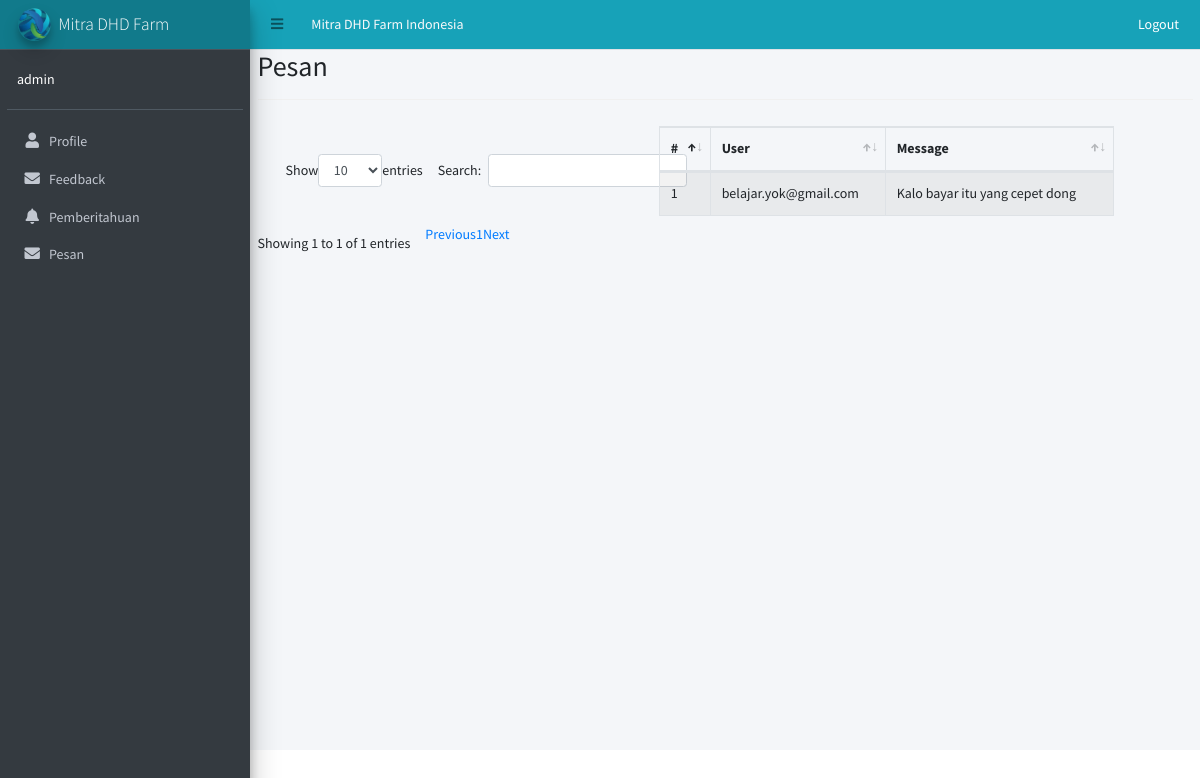
Screenshot of /messages.php (signed in) with the database file from the repository.
### tables this page shows
CREATE TABLE `feedback` (
  `id` int(11) NOT NULL,
  `sender` varchar(50) NOT NULL,
  `reciver` varchar(50) NOT NULL,
  `title` varchar(100) NOT NULL,
  `feedbackdata` varchar(500) NOT NULL,
  `attachment` varchar(50) NOT NULL
);

### messages.php (the view, shortened to what this page needs)
<?php
include('includes/config.php');
if(strlen($_SESSION['alogin'])==0)
	{
header('location:index.php');
}
else{
 ?>
<!doctype html>
<html lang="en" class="no-js">
<head>
	<link rel="stylesheet" href="css/font-awesome.min.css">
	<link rel="stylesheet" href="css/bootstrap.min.css">
	<link rel="stylesheet" href="css/dataTables.bootstrap.min.css">
	<link rel="stylesheet" href="css/bootstrap-social.css">
	<link rel="stylesheet" href="css/bootstrap-select.css">
	<link rel="stylesheet" href="css/fileinput.min.css">
	<link rel="stylesheet" href="css/awesome-bootstrap-checkbox.css">
	<link rel="stylesheet" href="css/style.css">
</head>
<body>
	<?php include('includes/header.php');?>
		<?php include('includes/leftbar.php');?>
		<div class="content-wrapper">
			<div class="container-fluid">
				<div class="row">
					<div class="col-md-12">
						<h2 class="page-title">Pesan</h2>
						<div class="panel panel-default">
							<div class="panel-body">
								<table id="zctb" class="display table table-striped table-bordered table-hover" cellspacing="0" width="100%">
									<thead>
										<tr>
										       <th>#</th>
												<th>User</th>
												<th>Message</th>
										</tr>
									</thead>
									<tbody>
<?php
$reciver = $_SESSION['alogin'];
$sql = "SELECT * from  feedback where reciver = (:reciver)";
$query = $dbh -> prepare($sql);
$query-> bindParam(':reciver', $reciver, PDO::PARAM_STR);
$query->execute();
$results=$query->fetchAll(PDO::FETCH_OBJ);
$cnt=1;
if($query->rowCount() > 0)
{
foreach($results as $result)
{				?>
										<tr>
											<td><?php echo htmlentities($cnt);?></td>
                                            <td><?php echo htmlentities($result->sender);?></td>
											<td><?php echo htmlentities($result->feedbackdata);?></td>
										</tr>
										<?php $cnt=$cnt+1; }} ?>
									</tbody>
								</table>
							</div>
						</div>
					</div>
				</div>
			</div>
		</div>
	</div>
</body>
</html>
<?php } ?>

### css/style.css (style rules this page uses)
html { font-size: 14px; }
@media only screen and (min-width: 480px) { html { font-size: 17px; } }
@media only screen and (min-width: 768px) { html { font-size: 14px; } }
body { font-size: 1em; }
.panel { overflow: hidden; }
.page-title { padding-bottom: 15px; margin-bottom: 20px; border-bottom: 1px solid #f0f0f0; }

### rows the page displays
feedback: sender "belajar.yok@gmail.com", feedbackdata "Kalo bayar itu yang cepet dong"

### other values shown
$_SESSION['alogin'] "admin"
